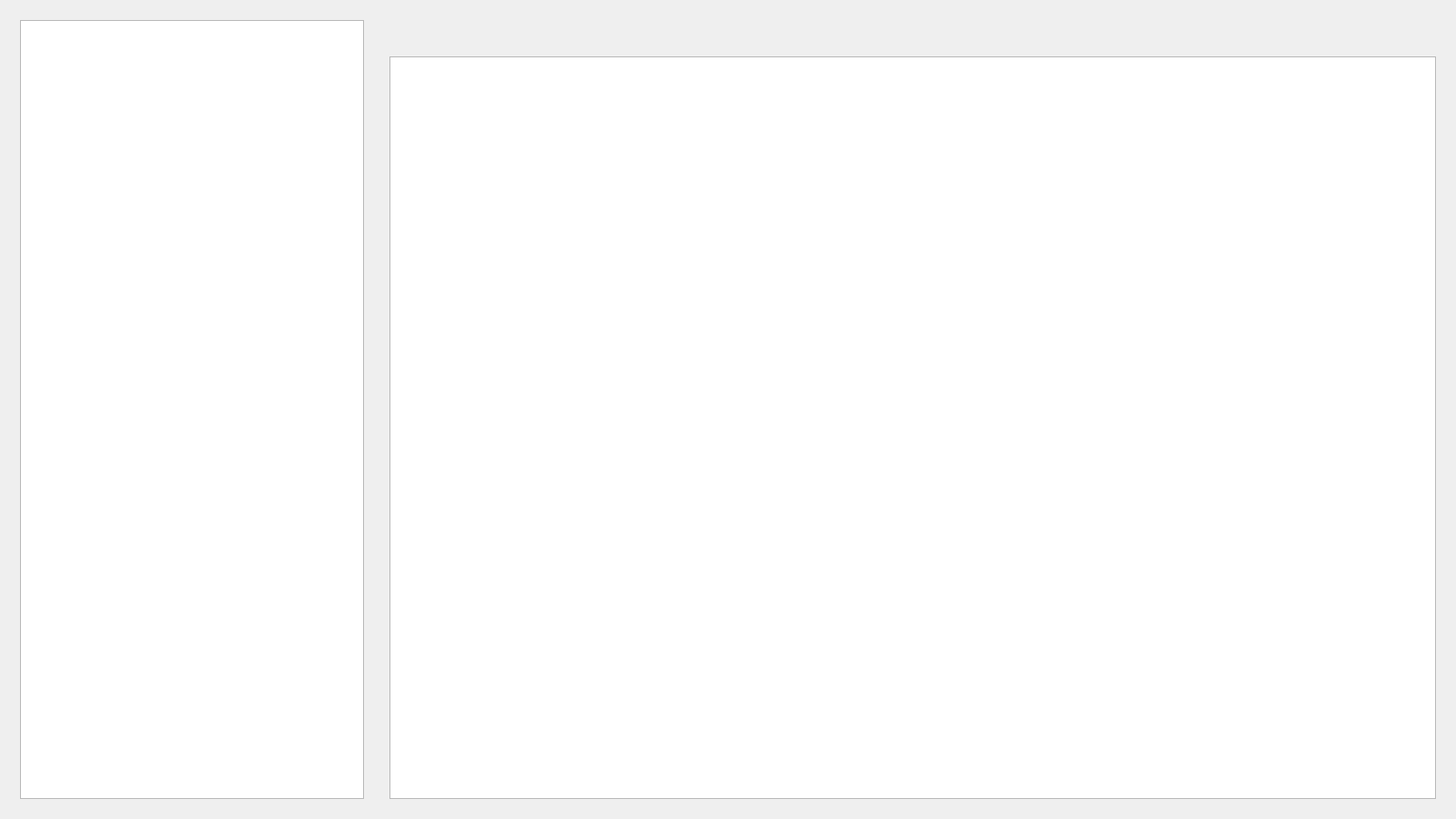
<?xml version="1.0" encoding="UTF-8"?>
<ui version="4.0">
 <class>QtWidgetsApplication1Class</class>
 <widget class="QMainWindow" name="QtWidgetsApplication1Class">
  <property name="geometry">
   <rect>
    <x>0</x>
    <y>0</y>
    <width>1600</width>
    <height>900</height>
   </rect>
  </property>
  <property name="maximumSize">
   <size>
    <width>16777215</width>
    <height>16777215</height>
   </size>
  </property>
  <property name="windowTitle">
   <string>MiniFileExplorer</string>
  </property>
  <property name="windowIcon">
   <iconset resource="QtWidgetsApplication1.qrc">
    <normaloff>:/QtWidgetsApplication1/res/myico.ico</normaloff>:/QtWidgetsApplication1/res/myico.ico</iconset>
  </property>
  <property name="windowOpacity">
   <double>1.000000000000000</double>
  </property>
  <property name="styleSheet">
   <string notr="true"/>
  </property>
  <widget class="QWidget" name="centralWidget">
   <property name="maximumSize">
    <size>
     <width>1920</width>
     <height>1080</height>
    </size>
   </property>
   <layout class="QHBoxLayout" name="horizontalLayout">
    <item>
     <widget class="QWidget" name="widget" native="true">
      <property name="maximumSize">
       <size>
        <width>400</width>
        <height>16777215</height>
       </size>
      </property>
      <layout class="QVBoxLayout" name="verticalLayout">
       <item>
        <widget class="QTreeView" name="treeView">
         <property name="rootIsDecorated">
          <bool>true</bool>
         </property>
        </widget>
       </item>
      </layout>
     </widget>
    </item>
    <item>
     <widget class="QWidget" name="widget_2" native="true">
      <property name="maximumSize">
       <size>
        <width>1450</width>
        <height>16777215</height>
       </size>
      </property>
      <layout class="QVBoxLayout" name="verticalLayout_2">
       <item>
        <widget class="QLabel" name="label_2">
         <property name="text">
          <string/>
         </property>
        </widget>
       </item>
       <item>
        <widget class="QLabel" name="label">
         <property name="text">
          <string/>
         </property>
        </widget>
       </item>
       <item>
        <widget class="QMyTableView" name="tableView">
         <property name="focusPolicy">
          <enum>Qt::NoFocus</enum>
         </property>
         <property name="contextMenuPolicy">
          <enum>Qt::DefaultContextMenu</enum>
         </property>
         <property name="selectionMode">
          <enum>QAbstractItemView::SingleSelection</enum>
         </property>
         <property name="selectionBehavior">
          <enum>QAbstractItemView::SelectRows</enum>
         </property>
         <property name="showGrid">
          <bool>false</bool>
         </property>
         <attribute name="horizontalHeaderCascadingSectionResizes">
          <bool>true</bool>
         </attribute>
         <attribute name="horizontalHeaderDefaultSectionSize">
          <number>100</number>
         </attribute>
         <attribute name="horizontalHeaderHighlightSections">
          <bool>false</bool>
         </attribute>
         <attribute name="horizontalHeaderStretchLastSection">
          <bool>false</bool>
         </attribute>
         <attribute name="verticalHeaderVisible">
          <bool>false</bool>
         </attribute>
        </widget>
       </item>
      </layout>
     </widget>
    </item>
   </layout>
  </widget>
  <action name="action_open">
   <property name="text">
    <string>打开</string>
   </property>
   <property name="toolTip">
    <string>打开</string>
   </property>
  </action>
  <action name="action_del">
   <property name="text">
    <string>删除</string>
   </property>
   <property name="toolTip">
    <string>删除</string>
   </property>
   <property name="shortcut">
    <string>Del</string>
   </property>
  </action>
  <action name="action_copy">
   <property name="text">
    <string>复制</string>
   </property>
   <property name="toolTip">
    <string>复制</string>
   </property>
   <property name="shortcut">
    <string>Ctrl+C</string>
   </property>
  </action>
  <action name="action_cut">
   <property name="text">
    <string>剪切</string>
   </property>
   <property name="toolTip">
    <string>剪切</string>
   </property>
   <property name="shortcut">
    <string>Ctrl+X</string>
   </property>
  </action>
  <action name="action_paste">
   <property name="text">
    <string>粘贴</string>
   </property>
   <property name="toolTip">
    <string>粘贴</string>
   </property>
   <property name="shortcut">
    <string>Ctrl+V</string>
   </property>
  </action>
 </widget>
 <layoutdefault spacing="6" margin="11"/>
 <customwidgets>
  <customwidget>
   <class>QMyTableView</class>
   <extends>QTableView</extends>
   <header>MyTableView.h</header>
  </customwidget>
 </customwidgets>
 <resources>
  <include location="QtWidgetsApplication1.qrc"/>
 </resources>
 <connections/>
</ui>
